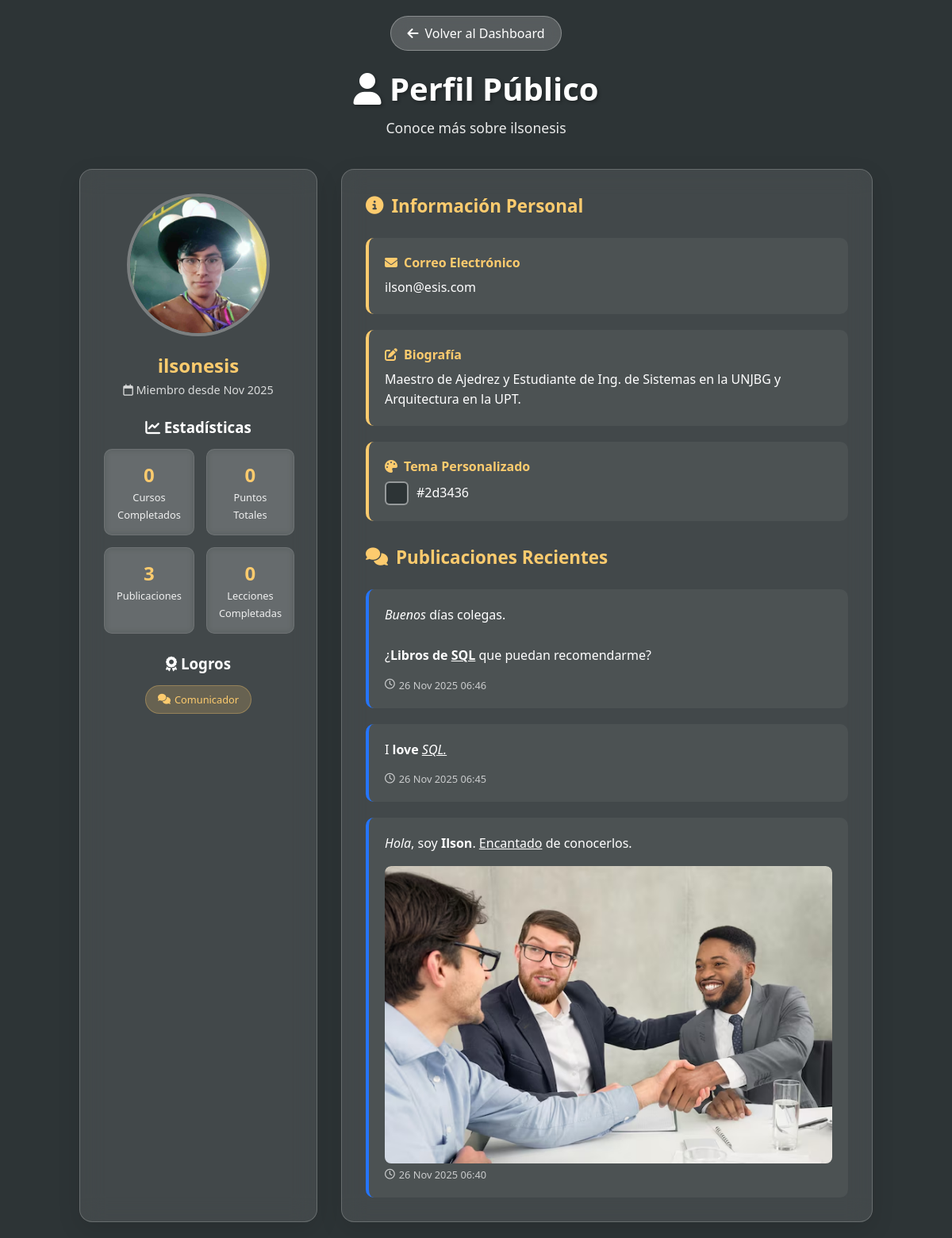
Page /view_profile.php?id=15 on the committed database.
### tables this page shows
CREATE TABLE `users` (
  `id` int NOT NULL AUTO_INCREMENT,
  `username` varchar(50) NOT NULL,
  `email` varchar(100) NOT NULL,
  `password` varchar(255) NOT NULL,
  `created_at` timestamp NULL DEFAULT CURRENT_TIMESTAMP,
  `role` enum('admin','student') DEFAULT 'student',
  `avatar` varchar(255) DEFAULT 'default.png',
  `bio` varchar(255) DEFAULT '',
  `bg_color` varchar(7) DEFAULT '#667eea',
  PRIMARY KEY (`id`),
  UNIQUE KEY `username` (`username`),
  UNIQUE KEY `email` (`email`)
);

CREATE TABLE `posts` (
  `id` int NOT NULL AUTO_INCREMENT,
  `user_id` int DEFAULT NULL,
  `content` text NOT NULL,
  `created_at` timestamp NULL DEFAULT CURRENT_TIMESTAMP,
  `image_path` varchar(255) DEFAULT NULL,
  PRIMARY KEY (`id`),
  KEY `user_id` (`user_id`),
  CONSTRAINT `posts_ibfk_1` FOREIGN KEY (`user_id`) REFERENCES `users` (`id`)
);

### view_profile.php (the view, shortened to what this page needs)
<?php
include 'db.php';
$id = intval($_GET['id']);
$user = $conn->query("SELECT * FROM users WHERE id=$id")->fetch_assoc();
try {
    $table_check = $conn->query("SHOW COLUMNS FROM user_progress LIKE 'completed'");
    $has_completed_column = $table_check->num_rows > 0;
    if ($has_completed_column) {
        $stats_query = $conn->query("
            SELECT
                COUNT(DISTINCT course_id) as cursos_completados,
                SUM(score) as puntos_totales,
                (SELECT COUNT(*) FROM posts WHERE user_id = $id) as posts_count,
                (SELECT COUNT(*) FROM user_progress WHERE user_id = $id AND completed = 1) as lecciones_completadas
            FROM user_progress
            WHERE user_id = $id
        ");
    }
    $stats = $stats_query ? $stats_query->fetch_assoc() : [];
} catch (Exception $e) {
    $stats = [
        'cursos_completados' => 0,
        'puntos_totales' => 0,
        'posts_count' => 0,
        'lecciones_completadas' => 0
    ];
}
$recent_posts = $conn->query("
    SELECT content, created_at, image_path
    FROM posts
    WHERE user_id = $id
    ORDER BY created_at DESC
    LIMIT 3
");
?>
<!DOCTYPE html>
<html lang="es">
<head>
    <link rel="stylesheet" href="https://cdnjs.cloudflare.com/ajax/libs/font-awesome/6.4.0/css/all.min.css">
</head>
<body>
    <div class="container">
        <div class="header">
            <a href="dashboard.php" class="back-btn">
                <i class="fas fa-arrow-left"></i> Volver al Dashboard
            </a>
            <h1><i class="fas fa-user"></i> Perfil Público</h1>
            <p class="subtitle">Conoce más sobre <?= htmlspecialchars($user['username']) ?></p>
        </div>
        <div class="profile-layout">
            <div class="profile-sidebar">
                <div class="avatar-section">
                    <img src="profile/avatars/<?= htmlspecialchars($user['avatar']) ?>" class="avatar" alt="Avatar de <?= htmlspecialchars($user['username']) ?>">
                    <div class="username"><?= htmlspecialchars($user['username']) ?></div>
                    <div class="member-since">
                        <i class="far fa-calendar"></i> Miembro desde <?= date('M Y', strtotime($user['created_at'])) ?>
                    </div>
                </div>
                <div class="stats-section">
                    <h3><i class="fas fa-chart-line"></i> Estadísticas</h3>
                    <div class="stats-grid">
                        <div class="stat-card">
                            <span class="stat-number"><?= $stats['cursos_completados'] ?? 0 ?></span>
                            <span class="stat-label">Cursos Completados</span>
                        </div>
                        <div class="stat-card">
                            <span class="stat-number"><?= $stats['puntos_totales'] ?? 0 ?></span>
                            <span class="stat-label">Puntos Totales</span>
                        </div>
                        <div class="stat-card">
                            <span class="stat-number"><?= $stats['posts_count'] ?? 0 ?></span>
                            <span class="stat-label">Publicaciones</span>
                        </div>
                        <div class="stat-card">
                            <span class="stat-number"><?= $stats['lecciones_completadas'] ?? 0 ?></span>
                            <span class="stat-label">Lecciones Completadas</span>
                        </div>
                    </div>
                </div>
                <div class="badges-section">
                    <h3><i class="fas fa-award"></i> Logros</h3>
                    <div class="badges-grid">
                        <?php if(($stats['posts_count'] ?? 0) > 2): ?>
                            <div class="badge"><i class="fas fa-comments"></i> Comunicador</div>
                        <?php endif; ?>
                    </div>
                </div>
            </div>
            <div class="profile-main">
                <div class="info-section">
                    <h2 class="section-title"><i class="fas fa-info-circle"></i> Información Personal</h2>
                    <div class="info-item">
                        <div class="info-label">
                            <i class="fas fa-envelope"></i> Correo Electrónico
                        </div>
                        <div class="info-content">
                            <?= htmlspecialchars($user['email']) ?>
                        </div>
                    </div>
                    <div class="info-item">
                        <div class="info-label">
                            <i class="fas fa-edit"></i> Biografía
                        </div>
                        <div class="info-content">
                            <?php if(!empty(trim($user['bio']))): ?>
                                <?= nl2br(htmlspecialchars($user['bio'])) ?>
                            <?php else: ?>
                                <span style="opacity:0.7; font-style:italic;">
                                    <?= htmlspecialchars($user['username']) ?> aún no ha escrito su biografía.
                                </span>
                            <?php endif; ?>
                        </div>
                    </div>
                    <div class="info-item">
                        <div class="info-label">
                            <i class="fas fa-palette"></i> Tema Personalizado
                        </div>
                        <div class="info-content">
                            <div style="display: flex; align-items: center; gap: 10px;">
                                <div style="width: 30px; height: 30px; border-radius: 6px; background: <?= htmlspecialchars($user['bg_color']) ?>; border: 2px solid rgba(255,255,255,0.5);"></div>
                                <span><?= htmlspecialchars($user['bg_color']) ?></span>
                            </div>
                        </div>
                    </div>
                </div>
                <div class="posts-section">
                    <h2 class="section-title"><i class="fas fa-comments"></i> Publicaciones Recientes</h2>
                    <div class="posts-grid">
                        <?php if($recent_posts && $recent_posts->num_rows > 0): ?>
                            <?php while($post = $recent_posts->fetch_assoc()): ?>
                                <div class="post-card">
                                    <div class="post-content">
                                        <?= $post['content'] ?>
                                    </div>
                                    <?php if(!empty($post['image_path'])): ?>
                                        <div class="post-image">
                                            <img src="<?= htmlspecialchars($post['image_path']) ?>" alt="Imagen del post">
                                        </div>
                                    <?php endif; ?>
                                    <div class="post-date">
                                        <i class="far fa-clock"></i> <?= date('d M Y H:i', strtotime($post['created_at'])) ?>
                                    </div>
                                </div>
                            <?php endwhile; ?>
                        <?php endif; ?>
                    </div>
                </div>
            </div>
        </div>
    </div>
</body>
</html>

### rows in the picture
users: username "ilsonesis", avatar (picture), created_at "Nov 2025", email "ilson@esis.com", bio "Maestro de Ajedrez y Estudiante de Ing. de Sistemas en la UNJBG y Arquitectura en la UPT.", bg_color "#2d3436"
posts: content "Buenos días colegas. ¿ Libros de SQL que puedan recomendarme?", created_at "26 Nov 2025 06:46"
posts: content "I love SQL.", created_at "26 Nov 2025 06:45"
posts: content "Hola , soy Ilson . Encantado de conocerlos.", image_path (picture), created_at "26 Nov 2025 06:40"

### other values in the picture
$stats['cursos_completados'] "0"
$stats['puntos_totales'] "0"
$stats['posts_count'] "3"
$stats['lecciones_completadas'] "0"
